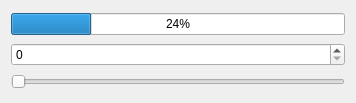
<?xml version="1.0" encoding="UTF-8"?>
<ui version="4.0">
 <class>Widget</class>
 <widget class="QWidget" name="Widget">
  <property name="geometry">
   <rect>
    <x>0</x>
    <y>0</y>
    <width>356</width>
    <height>103</height>
   </rect>
  </property>
  <property name="windowTitle">
   <string>Widget</string>
  </property>
  <layout class="QVBoxLayout" name="verticalLayout">
   <item>
    <widget class="QProgressBar" name="progressBar">
     <property name="value">
      <number>24</number>
     </property>
    </widget>
   </item>
   <item>
    <widget class="QSpinBox" name="spinBox"/>
   </item>
   <item>
    <widget class="QSlider" name="horizontalSlider">
     <property name="orientation">
      <enum>Qt::Orientation::Horizontal</enum>
     </property>
    </widget>
   </item>
  </layout>
 </widget>
 <resources/>
 <connections>
  <connection>
   <sender>horizontalSlider</sender>
   <signal>valueChanged(int)</signal>
   <receiver>progressBar</receiver>
   <slot>setValue(int)</slot>
   <hints>
    <hint type="sourcelabel">
     <x>64</x>
     <y>75</y>
    </hint>
    <hint type="destinationlabel">
     <x>72</x>
     <y>15</y>
    </hint>
   </hints>
  </connection>
  <connection>
   <sender>horizontalSlider</sender>
   <signal>valueChanged(int)</signal>
   <receiver>spinBox</receiver>
   <slot>setValue(int)</slot>
   <hints>
    <hint type="sourcelabel">
     <x>40</x>
     <y>81</y>
    </hint>
    <hint type="destinationlabel">
     <x>22</x>
     <y>49</y>
    </hint>
   </hints>
  </connection>
  <connection>
   <sender>spinBox</sender>
   <signal>valueChanged(int)</signal>
   <receiver>horizontalSlider</receiver>
   <slot>setValue(int)</slot>
   <hints>
    <hint type="sourcelabel">
     <x>205</x>
     <y>46</y>
    </hint>
    <hint type="destinationlabel">
     <x>240</x>
     <y>81</y>
    </hint>
   </hints>
  </connection>
  <connection>
   <sender>spinBox</sender>
   <signal>valueChanged(int)</signal>
   <receiver>progressBar</receiver>
   <slot>setValue(int)</slot>
   <hints>
    <hint type="sourcelabel">
     <x>268</x>
     <y>55</y>
    </hint>
    <hint type="destinationlabel">
     <x>281</x>
     <y>19</y>
    </hint>
   </hints>
  </connection>
 </connections>
</ui>
